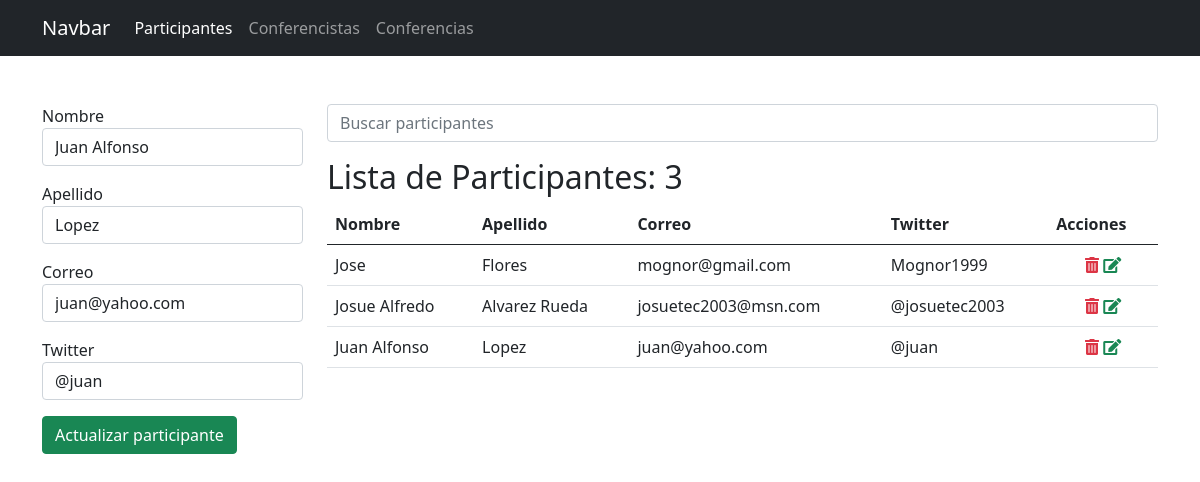
Screenshot of /participantes/15/editar/ with the database file from the repository.
### app_registro/models.py (models this page shows, shortened)
class Participante(models.Model):
    nombre = models.CharField(max_length=25)
    apellido = models.CharField(max_length=25)
    correo = models.EmailField()
    twitter = models.CharField(max_length=35, null=True, blank=True)

### app_registro/views.py (the view, shortened to what this page needs)
# urls.py: path('participantes/<int:id>/editar/', views.editar_participante, name='editar_participante'),
def editar_participante(request, id):
    par = get_object_or_404(Participante, pk=id)
    data = Participante.objects.all().order_by('nombre')
    ctx = {
        'activo': 'participantes',
        'participantes': data,
        'p': par
    }
    return render(request, 'registro/participantes.html', ctx)

### app_registro/templates/registro/participantes.html (shortened to what this page needs)
{% extends "base.html" %}
{% block container %}
    <div class="row">
        <div class="col-3">
            {% if p %}
            <form action="{% url 'editar_participante' p.id %}" method="post">
            {% else %}
            <form action="{% url 'participantes' %}" method="post">
            {% endif %}
                <div class="mb-3">
                    <label for="nombre">Nombre</label>
                    <input type="text" value="{{ p.nombre }}" name="nombre" id="nombre" class="form-control" required autofocus>
                </div>
                <div class="mb-3">
                    <label for="apellido">Apellido</label>
                    <input type="text" value="{{ p.apellido }}" name="apellido" id="apellido" class="form-control" required>
                </div>
                <div class="mb-3">
                    <label for="correo">Correo</label>
                    <input type="email" value="{{ p.correo }}" name="correo" id="correo" class="form-control" required>
                </div>
                <div class="mb-3">
                    <label for="twitter">Twitter</label>
                    <input type="text" value="{{ p.twitter }}" name="twitter" id="twitter" class="form-control" placeholder="Tu usuario" required>
                </div>
                <div class="mb-3">
                    {% if p %}
                    <input type="submit" class="btn btn-success" value="Actualizar participante">
                    {% else %}
                    <input type="submit" class="btn btn-success" value="Registrar participante">
                    {% endif %}
                </div>
            </form>
        </div>
        <div class="col-9">
            <form action="" method="get">
                <input type="search" name="q" value="{{ q|default_if_none:'' }}" class="form-control" placeholder="Buscar participantes">
            </form>
            <h2 class="mt-3">Lista de Participantes: {{ participantes.count }}</h2>
            <table class="table table-hover">
                <thead>
                    <tr>
                        <th>Nombre</th>
                        <th>Apellido</th>
                        <th>Correo</th>
                        <th>Twitter</th>
                        <th>Acciones</th>
                    </tr>
                </thead>
                <tbody>
                    {% for p in participantes %}
                    <tr>
                        <td>{{ p.nombre }}</td>
                        <td>{{ p.apellido }}</td>
                        <td>{{ p.correo }}</td>
                        <td>
                            {{ p.twitter|default_if_none:'-' }}
                        </td>
                        <td class="text-center">
                            <a onclick="if (!confirm('Confirme la eliminacion')) return false;" href="{% url 'eliminar_participante' p.id %}" class="text-danger"><span class="fas fa-trash-alt"></span></a>
                            <a href="{% url 'editar_participante' p.id %}" class="text-success"><span class="fas fa-edit"></span></a>
                        </td>
                    </tr>
                    {% empty %}
                    <tr>
                        <td colspan="5" class="text-danger text-center">No se encontraron resultados</td>
                    </tr>
                    {% endfor %}
                </tbody>
            </table>
        </div>
    </div>
{% endblock %}

### rows the page displays
Participante: nombre "Juan Alfonso", apellido "Lopez", correo "juan@yahoo.com", twitter "@juan"
Participante: nombre "Jose", apellido "Flores", correo "mognor@gmail.com", twitter "Mognor1999"
Participante: nombre "Josue Alfredo", apellido "Alvarez Rueda", correo "josuetec2003@msn.com", twitter "@josuetec2003"

### other values shown
{{ participantes.count }} "3"
